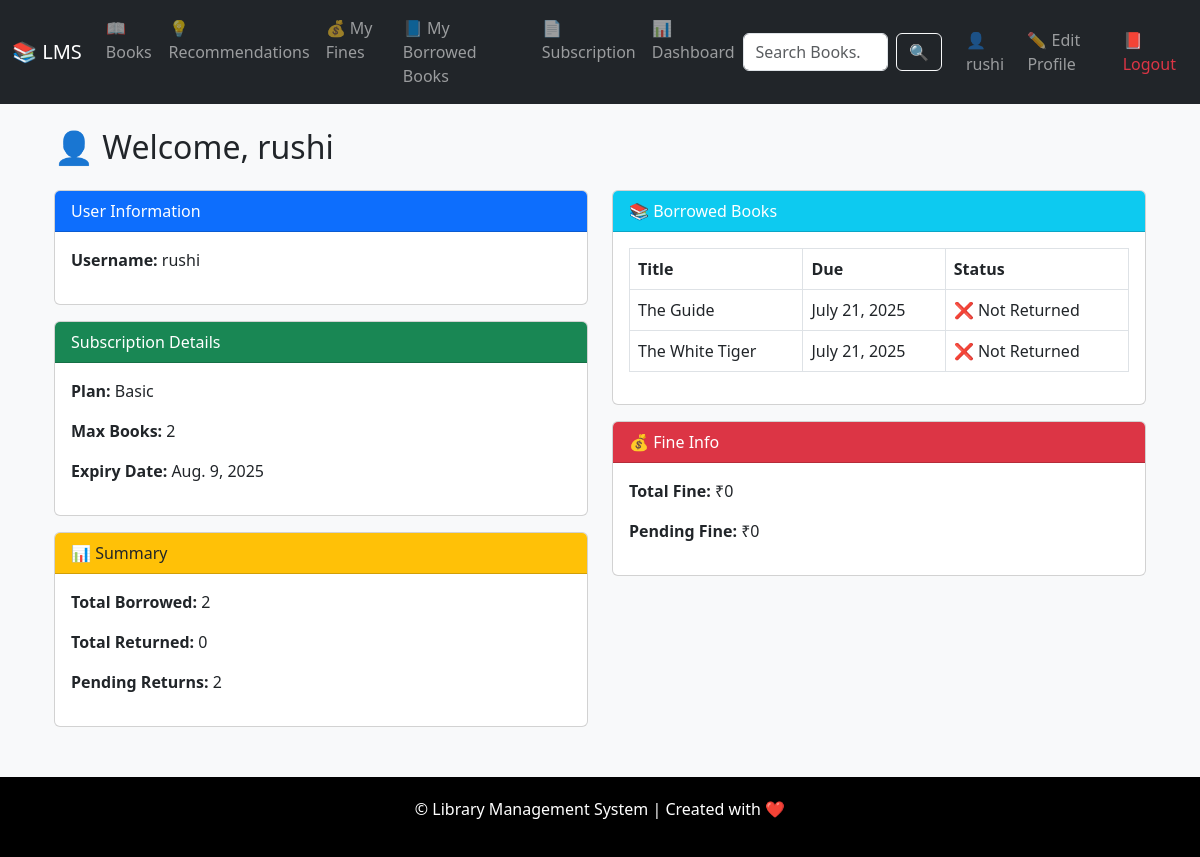
Screenshot of /books/dashboard/ (signed in) with the database file from the repository.
### subscription/models.py (models this page shows, shortened)
class StudentSubscription(models.Model):
    student = models.ForeignKey(Student, on_delete=models.CASCADE)
    plan = models.ForeignKey(SubscriptionPlan, on_delete=models.CASCADE)
    start_date = models.DateField(auto_now_add=True)
    @property
    def end_date(self):
        return self.start_date + timedelta(days=self.plan.duration_days)
    class Meta:
        unique_together = ('student', 'plan')  # Optional: prevent duplicate subscriptions

class SubscriptionPlan(models.Model):
    name = models.CharField(max_length=50)  # Plan name (e.g., Basic, Premium)
    max_books = models.PositiveIntegerField()  # how many books can be borrowed
    duration_days = models.PositiveIntegerField()  # Validity in days
    price = models.DecimalField(max_digits=6, decimal_places=2)  # ₹ price
    fine_per_day = models.DecimalField(max_digits=5, decimal_places=2, default=0)  # Daily fine

### books/models.py (models this page shows, shortened)
class BorrowRecord(models.Model):
    student = models.ForeignKey(Student, on_delete=models.CASCADE)  # कोणत्या विद्यार्थ्याने घेतलं
    book_copy = models.ForeignKey(BookCopy, on_delete=models.CASCADE)  # कोणती कॉपी घेतली
    borrow_date = models.DateField(auto_now_add=True)  # जेव्हा घेतलं
    due_date = models.DateField()  # परत करण्याची शेवटची तारीख
    return_date = models.DateField(null=True, blank=True)  # परत केलं का?

class BookCopy(models.Model):
    STATUS_CHOICES = [
        ('available', 'Available'),
        ('borrowed', 'Borrowed'),
        ('lost', 'Lost'),
        ('damaged', 'Damaged'),
    ]
    book = models.ForeignKey(Book, on_delete=models.CASCADE)  # पुस्तक संदर्भ
    status = models.CharField(max_length=10, choices=STATUS_CHOICES, default='available')  # स्टेटस
    copy_id = models.CharField(max_length=30, unique=True, default='default_copy')  # ✅ Unique ID for each copy
    library_location = models.CharField(max_length=100, default='Main Branch')  # कोणत्या शाखेत आहे?

class Book(models.Model):
    title = models.CharField(max_length=200)  # पुस्तकाचं नाव
    authors = models.ManyToManyField(Author)  # लेखकांची यादी
    isbn = models.CharField(max_length=13, unique=True)  # Unique ISBN
    category = models.ForeignKey(Category, on_delete=models.SET_NULL, null=True)
    description = models.TextField()  # पुस्तकाची माहिती
    published_date = models.DateField()  # प्रकाशन तारीख
    recommended = models.BooleanField(default=False)  # शिफारसीत पुस्तक?
    allowed_in_plans = models.ManyToManyField(SubscriptionPlan, blank=True)  # कोणत्या योजना या पुस्तकाला परवानगी देतात

### books/views.py (the view)
# urls.py: path('dashboard/', UserDashboardView.as_view(), name='user_dashboard'),
class UserDashboardView(LoginRequiredMixin, View):
    def get(self, request):
        if request.user.is_staff:
            return render(request, 'books/staff_dashboard.html')
        try:
            user_profile = UserProfile.objects.get(user=request.user)
            student = Student.objects.get(user_profile=user_profile)
        except (UserProfile.DoesNotExist, Student.DoesNotExist):
            return render(request, 'books/error.html', {
                'message': '⚠️ Access Denied\n❌ Student profile not found.'
            })
        borrowed_books = BorrowRecord.objects.filter(student=student)
        pending_books = borrowed_books.filter(return_date__isnull=True)
        returned_books = borrowed_books.exclude(return_date__isnull=True)
        fines = Fine.objects.filter(borrow_record__student=student)
        unpaid_fines = fines.filter(paid=False)
        subscription = StudentSubscription.objects.filter(student=student).last()
        is_expired = False
        if subscription:
            expiry_date = subscription.start_date + timedelta(days=subscription.plan.duration_days)
            if date.today() > expiry_date:
                is_expired = True
        return render(request, 'books/user_dashboard.html', {
            'borrowed_books': borrowed_books,
            'pending_books': pending_books,
            'returned_books': returned_books,
            'fines': fines,
            'unpaid_fines': unpaid_fines,
            'subscription': subscription,
            'total_borrowed': borrowed_books.count(),
            'total_returned': returned_books.count(),
            'total_pending': pending_books.count(),
            'total_fines': sum(f.amount for f in fines),
            'pending_fines': sum(f.amount for f in unpaid_fines),
            'is_expired': is_expired,
        })

### templates/books/user_dashboard.html (shortened to what this page needs)
{% extends 'base.html' %}
{% block content %}
<div class="container mt-4">
  <h2 class="mb-4">👤 Welcome, {{ user.username }}</h2>
  <div class="row">
    <div class="col-md-6">
      <div class="card mb-3">
        <div class="card-header bg-primary text-white">User Information</div>
        <div class="card-body">
          <p><strong>Username:</strong> {{ user.username }}</p>
        </div>
      </div>
      <div class="card mb-3">
        <div class="card-header bg-success text-white">Subscription Details</div>
        <div class="card-body">
          {% if subscription %}
            <p><strong>Plan:</strong> {{ subscription.plan.name }}</p>
            <p><strong>Max Books:</strong> {{ subscription.plan.max_books }}</p>
            <p><strong>Expiry Date:</strong> {{ subscription.end_date }}</p>
          {% else %}
            <p class="text-danger">❌ No active subscription found.</p>
          {% endif %}
        </div>
      </div>
      <div class="card">
        <div class="card-header bg-warning">📊 Summary</div>
        <div class="card-body">
          <p><strong>Total Borrowed:</strong> {{ total_borrowed }}</p>
          <p><strong>Total Returned:</strong> {{ total_returned }}</p>
          <p><strong>Pending Returns:</strong> {{ total_pending }}</p>
        </div>
      </div>
    </div>
    <div class="col-md-6">
      <div class="card">
        <div class="card-header bg-info text-white">📚 Borrowed Books</div>
        <div class="card-body">
          {% if pending_books %}
            <table class="table table-bordered">
              <thead>
                <tr>
                  <th>Title</th>
                  <th>Due</th>
                  <th>Status</th>
                </tr>
              </thead>
              <tbody>
               {% for record in pending_books %}
                  <tr>
                    <td>{{ record.book_copy.book.title }}</td>
                    <td>{{ record.due_date }}</td>
                    <td>
                      {% if record.return_date %}
                        ✅ Returned
                      {% else %}
                        ❌ Not Returned
                      {% endif %}
                    </td>
                  </tr>
                {% endfor %}
              </tbody>
            </table>
          {% else %}
            <p class="text-muted">No borrowed books.</p>
          {% endif %}
        </div>
      </div>
      <div class="card mt-3">
        <div class="card-header bg-danger text-white">💰 Fine Info</div>
        <div class="card-body">
          <p><strong>Total Fine:</strong> ₹{{ total_fines }}</p>
          <p><strong>Pending Fine:</strong> ₹{{ pending_fines }}</p>
        </div>
      </div>
    </div>
  </div>
</div>
{% endblock %}

### templates/base.html (shortened to what this page needs)
<!DOCTYPE html>
<html>
<head>
  <link href="https://cdn.jsdelivr.net/npm/bootstrap@5.3.0/dist/css/bootstrap.min.css" rel="stylesheet">
</head>
<body>
<nav class="navbar navbar-expand-lg navbar-dark bg-dark">
  <div class="container-fluid">
    <a class="navbar-brand" href="/">📚 LMS</a>
    <div class="collapse navbar-collapse" id="navbarNav">
      <ul class="navbar-nav me-auto mb-2 mb-lg-0">
        <li class="nav-item"><a class="nav-link" href="{% url 'books:book_list' %}">📖 Books</a></li>
        <li class="nav-item"><a class="nav-link" href="{% url 'books:book_recommendation' %}">💡 Recommendations</a></li>
        <li class="nav-item"><a class="nav-link" href="{% url 'books:my_fines' %}">💰 My Fines</a></li>
        <li class="nav-item"><a class="nav-link" href="{% url 'books:my_borrowed_books' %}">📘 My Borrowed Books</a></li>
        <li class="nav-item"><a class="nav-link" href="{% url 'subscription:select_plan' %}">📄 Subscription</a></li>
        {% if user.is_authenticated %}
          <li class="nav-item"><a class="nav-link" href="{% url 'books:user_dashboard' %}">📊 Dashboard</a></li>
        {% endif %}
      </ul>
      <form class="d-flex search-form" role="search" method="get" action="{% url 'books:search_books' %}">
        <input class="form-control me-2" type="search" name="q" placeholder="Search Books..." aria-label="Search">
        <button class="btn btn-outline-light" type="submit">🔍</button>
      </form>
      <ul class="navbar-nav ms-3">
        {% if user.is_authenticated %}
          <li class="nav-item">
            <a class="nav-link" href="{% url 'iam:profile' %}">👤 {{ user.username }}</a>
          </li>
          <li class="nav-item">
            <a class="nav-link" href="{% url 'iam:edit_profile' %}">✏️ Edit Profile</a>
          </li>
          <li class="nav-item">
            <a class="nav-link text-danger" href="{% url 'iam:logout' %}">📕 Logout</a>
          </li>
        {% endif %}
      </ul>
    </div>
  </div>
</nav>
<div class="container my-4">
  {% block content %}{% endblock %}
</div>
<footer>
  <p>&copy; {{ now|date:"Y" }} Library Management System | Created with ❤️</p>
</footer>
</body>
</html>

### templates/base.html (style rules this page uses)
body { background-color: #f8f9fa; }
footer { margin-top: 50px; padding: 20px 0; background-color:black; color: white; text-align: center; }
.search-form input { max-width: 200px; }

### rows the page displays
StudentSubscription: plan.name "Basic", plan.max_books "2", end_date "Aug. 9, 2025"
BorrowRecord: book_copy.book "The Guide", due_date "July 21, 2025", shows "❌ Not Returned"
BorrowRecord: book_copy.book "The White Tiger", due_date "July 21, 2025", shows "❌ Not Returned"

### other values shown
{{ user.username }} "rushi"
{{ total_borrowed }} "2"
{{ total_returned }} "0"
{{ total_pending }} "2"
{{ total_fines }} "0"
{{ pending_fines }} "0"
